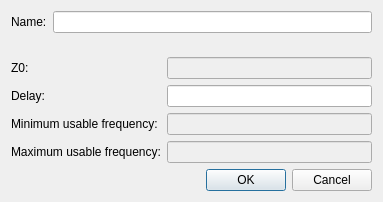
<?xml version="1.0" encoding="UTF-8"?>
<ui version="4.0">
 <class>CalStandardLineEditDialog</class>
 <widget class="QDialog" name="CalStandardLineEditDialog">
  <property name="geometry">
   <rect>
    <x>0</x>
    <y>0</y>
    <width>383</width>
    <height>202</height>
   </rect>
  </property>
  <property name="windowTitle">
   <string>Edit Line Standard</string>
  </property>
  <property name="modal">
   <bool>true</bool>
  </property>
  <layout class="QVBoxLayout" name="verticalLayout">
   <item>
    <layout class="QFormLayout" name="formLayout_2">
     <item row="0" column="0">
      <widget class="QLabel" name="label">
       <property name="text">
        <string>Name:</string>
       </property>
      </widget>
     </item>
     <item row="0" column="1">
      <widget class="QLineEdit" name="name"/>
     </item>
    </layout>
   </item>
   <item>
    <layout class="QFormLayout" name="formLayout">
     <item row="0" column="0">
      <widget class="QLabel" name="label_35">
       <property name="text">
        <string>Z0:</string>
       </property>
      </widget>
     </item>
     <item row="0" column="1">
      <widget class="SIUnitEdit" name="Z0">
       <property name="enabled">
        <bool>false</bool>
       </property>
      </widget>
     </item>
     <item row="1" column="0">
      <widget class="QLabel" name="label_21">
       <property name="text">
        <string>Delay:</string>
       </property>
      </widget>
     </item>
     <item row="1" column="1">
      <widget class="SIUnitEdit" name="delay"/>
     </item>
     <item row="2" column="0">
      <widget class="QLabel" name="label_2">
       <property name="text">
        <string>Minimum usable frequency:</string>
       </property>
      </widget>
     </item>
     <item row="2" column="1">
      <widget class="SIUnitEdit" name="minFreq">
       <property name="enabled">
        <bool>false</bool>
       </property>
      </widget>
     </item>
     <item row="3" column="0">
      <widget class="QLabel" name="label_3">
       <property name="text">
        <string>Maximum usable frequency:</string>
       </property>
      </widget>
     </item>
     <item row="3" column="1">
      <widget class="SIUnitEdit" name="maxFreq">
       <property name="enabled">
        <bool>false</bool>
       </property>
      </widget>
     </item>
    </layout>
   </item>
   <item>
    <widget class="QDialogButtonBox" name="buttonBox">
     <property name="orientation">
      <enum>Qt::Horizontal</enum>
     </property>
     <property name="standardButtons">
      <set>QDialogButtonBox::Cancel|QDialogButtonBox::Ok</set>
     </property>
    </widget>
   </item>
  </layout>
 </widget>
 <customwidgets>
  <customwidget>
   <class>SIUnitEdit</class>
   <extends>QLineEdit</extends>
   <header>CustomWidgets/siunitedit.h</header>
  </customwidget>
 </customwidgets>
 <resources/>
 <connections>
  <connection>
   <sender>buttonBox</sender>
   <signal>accepted()</signal>
   <receiver>CalStandardLineEditDialog</receiver>
   <slot>accept()</slot>
   <hints>
    <hint type="sourcelabel">
     <x>248</x>
     <y>254</y>
    </hint>
    <hint type="destinationlabel">
     <x>157</x>
     <y>274</y>
    </hint>
   </hints>
  </connection>
  <connection>
   <sender>buttonBox</sender>
   <signal>rejected()</signal>
   <receiver>CalStandardLineEditDialog</receiver>
   <slot>reject()</slot>
   <hints>
    <hint type="sourcelabel">
     <x>316</x>
     <y>260</y>
    </hint>
    <hint type="destinationlabel">
     <x>286</x>
     <y>274</y>
    </hint>
   </hints>
  </connection>
 </connections>
 <buttongroups>
  <buttongroup name="buttonGroup"/>
 </buttongroups>
</ui>
